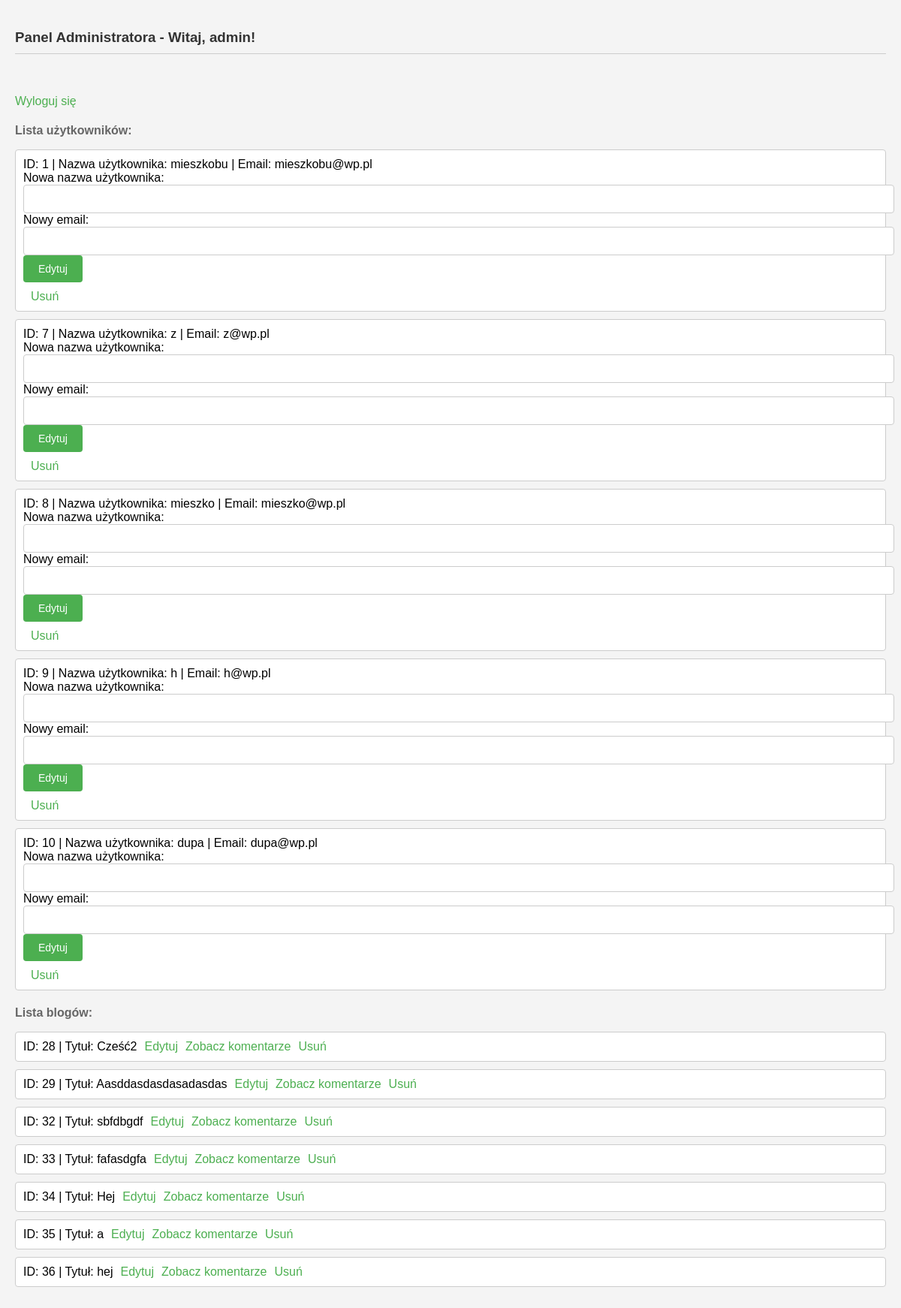
/admin.php (signed in), run on the app's committed database.
### tables this page shows
CREATE TABLE `users` (
  `ID` int(11) NOT NULL,
  `Login` varchar(255) NOT NULL,
  `Email` varchar(255) NOT NULL,
  `Password` varchar(255) NOT NULL,
  `Role` varchar(255) NOT NULL DEFAULT 'user',
  `Popularnosc` int(11) DEFAULT 0
);

CREATE TABLE `posts` (
  `ID` int(11) NOT NULL,
  `Title` varchar(255) NOT NULL,
  `Content` text NOT NULL,
  `Date` datetime NOT NULL DEFAULT current_timestamp(),
  `UserID` int(11) DEFAULT NULL,
  `view` int(11) NOT NULL DEFAULT 0
);

### admin.php (the view, shortened to what this page needs)
<!DOCTYPE html>
<html lang="pl">
<head>
    <link rel="stylesheet" href="styles/admin.css">
</head>
<body>
<?php
$mysql = new mysqli("localhost", "root", "", "stronablogowa");
if (isset($_SESSION['username']) && isset($_SESSION['email']) && $_SESSION['role'] == 'admin') {
    $adminUsername = $_SESSION['username'];
    echo "<h3>Panel Administratora - Witaj, $adminUsername!</h3>";
    echo "<a href='classes/logout.php'><p>Wyloguj się</p></a>";
    $usersQuery = "SELECT * FROM users where id > 0";
    $usersResult = $mysql->query($usersQuery);
    if ($usersResult->num_rows > 0) {
        echo "<h4>Lista użytkowników:</h4>";
        echo "<ul>";
        while ($userRow = $usersResult->fetch_assoc()) {
            $userID = $userRow['ID'];
            $username = $userRow['Login'];
            $email = $userRow['Email'];
            echo "<li>ID: $userID | Nazwa użytkownika: $username | Email: $email";
            echo "<form action='' method='post'>";
            echo "Nowa nazwa użytkownika: <input type='text' name='edited_username'>";
            echo "Nowy email: <input type='text' name='edited_email'>";
            echo "<input type='submit' value='Edytuj'>";
            echo "</form>";
            echo "<a href='?delete_user_id=$userID'>Usuń</a>";
            echo "</li>";
        }
        echo "</ul>";
    } else {
        echo "Brak użytkowników.";
    }
    $blogsQuery = "SELECT * FROM posts";
    $blogsResult = $mysql->query($blogsQuery);
    if ($blogsResult->num_rows > 0) {
        echo "<h4>Lista blogów:</h4>";
        echo "<ul>";
        while ($blogRow = $blogsResult->fetch_assoc()) {
            $blogID = $blogRow['ID'];
            $blogTitle = $blogRow['Title'];
            echo "<li>ID: $blogID | Tytuł: $blogTitle";
            echo "<a href='?edit_blog_id=$blogID'>Edytuj</a>";
            echo "<a href='admin_comments.php?post_id=$blogID'>Zobacz komentarze</a>";
            echo "<a href='?delete_blog_id=$blogID'>Usuń</a>";
            echo "</li>";
        }
        echo "</ul>";
    } else {
        echo "Brak blogów.";
    }
} else {
    echo "Brak dostępu do panelu administratora. Proszę zaloguj się jako administrator.";
}
?>
</body>
</html>

### styles/admin.css (style rules this page uses)
body { font-family: Arial, sans-serif; background-color: #f4f4f4; margin: 0; padding: 20px; }
h3 { color: #333; margin-bottom: 20px; border-bottom: 1px solid #ccc; padding-bottom: 10px; }
h4 { color: #666; margin-bottom: 10px; }
ul { list-style-type: none; padding: 0; }
li { margin-bottom: 10px; border: 1px solid #ccc; padding: 10px; border-radius: 4px; background-color: #fff; }
form { margin-bottom: 10px; }
input[type="text"], textarea { width: 100%; padding: 10px; border: 1px solid #ccc; border-radius: 4px; font-size: 14px; }
input[type="submit"] { background-color: #4CAF50; color: #fff; border: none; padding: 10px 20px; cursor: pointer; border-radius: 4px; font-size: 14px; }
a { color: #4CAF50; margin-left: 10px; text-decoration: none; }

### data on the page
users: ID "1", Login "mieszkobu", Email "mieszkobu@wp.pl"
users: ID "7", Login "z", Email "z@wp.pl"
users: ID "8", Login "mieszko", Email "mieszko@wp.pl"
users: ID "9", Login "h", Email "h@wp.pl"
users: ID "10", Login "dupa", Email "dupa@wp.pl"
posts: ID "28", Title "Cześć2"
posts: ID "29", Title "Aasddasdasdasadasdas"
posts: ID "32", Title "sbfdbgdf"
posts: ID "33", Title "fafasdgfa"
posts: ID "34", Title "Hej"
posts: ID "35", Title "a"
posts: ID "36", Title "hej"

### other printed values
$adminUsername "admin"
